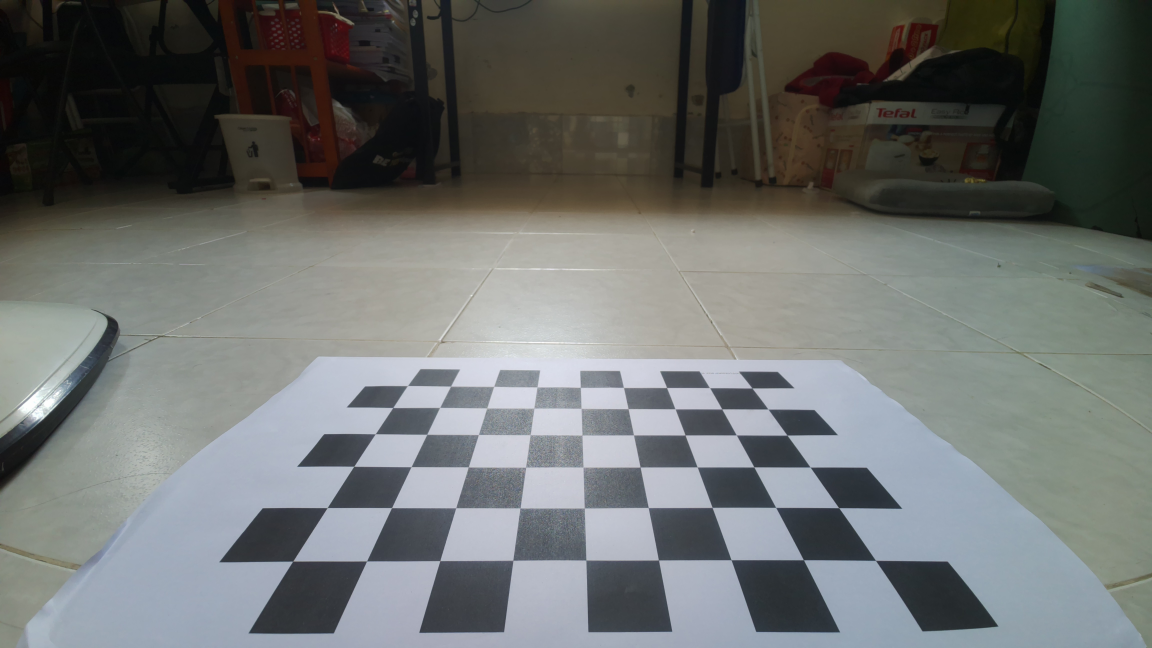
#> input picture scripts/camera_calibration/bev_ref.jpg, 4608 x 2592 px (shown at 1/4 size)
$ python perception_claude.py
#> lines starting #> are read from the running program, lines starting #| are printed output that depends on the picture; after the words box and inside, x2 and y2 are one past the last pixel; in counts of white or black regions, pixels touching at a corner belong together
import cv2
import numpy as np
import os

# ==========================================
# THÔNG SỐ CẤU HÌNH (GLOBAL VARIABLES)
# ==========================================

# Kích thước ảnh chạy realtime (Width, Height)
RUN_TIME_SIZE = (640, 360)

# --- SRC_POINTS ---
# 4 góc của checkerboard trên ảnh đã undistort + resize về RUN_TIME_SIZE
# Thứ tự BẮT BUỘC: Trái-Dưới, Phải-Dưới, Phải-Trên, Trái-Trên
# !! Chạy pick_points.py để lấy lại tọa độ này sau khi sửa undistort_frame !!
SRC_POINTS = np.float32([[87, 354], [553, 349], [433, 205], [207, 205]])

# --- DST_POINTS ---
# Tọa độ đích phải giữ ĐÚNG TỶ LỆ kích thước thực của checkerboard.
#
# Ví dụ board 8x5 ô, mỗi ô 3cm  →  24cm (ngang) x 15cm (dọc)
# Tỷ lệ ngang:dọc = 24:15 = 1.6
#
# Chọn chiều rộng dst = 320px  →  chiều cao dst = 320 / 1.6 = 200px
# Căn giữa theo chiều ngang của khung 640px: x_start = (640-320)/2 = 160
# Căn dưới theo chiều dọc  của khung 360px: y_bottom = 360, y_top = 360-200 = 160
#
# !! Nếu board của bạn khác kích thước, hãy tính lại theo công thức trên !!
_BEV_LEFT   = 160
_BEV_RIGHT  = 480   # rộng 320px
_BEV_BOTTOM = 360
_BEV_TOP    = 160   # cao  200px  (tỷ lệ 24:15)

DST_POINTS = np.float32([
    [_BEV_LEFT,  _BEV_BOTTOM],  # Trái  - Dưới
    [_BEV_RIGHT, _BEV_BOTTOM],  # Phải  - Dưới
    [_BEV_RIGHT, _BEV_TOP   ],  # Phải  - Trên
    [_BEV_LEFT,  _BEV_TOP   ],  # Trái  - Trên
])


# ==========================================
# PERCEPTION MODULE
# ==========================================
class PerceptionModule:
    def __init__(self, camera_matrix_file='camera_calib.npz'):
        """
        Khởi tạo module:
          1. Load intrinsic calibration (K, dist).
          2. Tính sẵn ma trận BEV (M) và nghịch đảo (M_inv).
        """
#> called with camera_matrix_file = 'camera_calib.npz'
        self.camera_matrix  = None
        self.dist_coeffs    = None
        self.new_camera_mtx = None   # Ma trận camera tối ưu (tính 1 lần)
        self._calib_src_size = None  # Kích thước ảnh lúc calib (để cache)

        # 1. Load Calibration
        if os.path.exists(camera_matrix_file):
            with np.load(camera_matrix_file) as data:
#> (reads scripts/camera_calibration/camera_calib.npz from the repository)
                self.camera_matrix = data['mtx']
                self.dist_coeffs   = data['dist']
            print(f"[INFO] Đã load Camera Calibration từ '{camera_matrix_file}'.")
        else:
            print("[WARNING] Không tìm thấy file calib. Ảnh sẽ KHÔNG được nắn thẳng!")

        # 2. Tính sẵn ma trận BEV
        self.M     = cv2.getPerspectiveTransform(SRC_POINTS, DST_POINTS)
        self.M_inv = cv2.getPerspectiveTransform(DST_POINTS, SRC_POINTS)
        print("[INFO] Đã tính sẵn ma trận BEV (M) và nghịch đảo (M_inv).")

    # ------------------------------------------------------------------
    # TÁC VỤ 1: UNDISTORT
    # ------------------------------------------------------------------
    def undistort_frame(self, frame):
        """
        Nắn thẳng ảnh fisheye/wide-angle.

        FIX so với phiên bản cũ:
          - KHÔNG crop ROI sau undistort.
          - Cache new_camera_mtx để tránh tính lại mỗi frame (tốc độ tốt hơn).
          - Trả về ảnh cùng kích thước với đầu vào → resize về RUN_TIME_SIZE
            ở bước sau sẽ KHÔNG bị stretch.
        """
        if self.camera_matrix is None:
            return frame

        h, w = frame.shape[:2]

        # Chỉ tính new_camera_mtx 1 lần cho kích thước ảnh này
        if self.new_camera_mtx is None or self._calib_src_size != (w, h):
            self.new_camera_mtx, _ = cv2.getOptimalNewCameraMatrix(
                self.camera_matrix, self.dist_coeffs, (w, h), alpha=0, newImgSize=(w, h)
            )
            # alpha=0: cắt sạch viền đen, giữ nguyên kích thước (w, h)
            self._calib_src_size = (w, h)

        undistorted = cv2.undistort(
            frame,
            self.camera_matrix,
            self.dist_coeffs,
            None,
            self.new_camera_mtx
        )
        return undistorted   # Kích thước vẫn là (w, h) — KHÔNG crop

    # ------------------------------------------------------------------
    # TÁC VỤ 2: ROI MASKING
    # ------------------------------------------------------------------
    def process_roi(self, frame):
        """
        Xóa (tô đen) vùng phía trên không liên quan (bầu trời, tường...).

        FIX so với phiên bản cũ:
          - Tự động tính ngưỡng Y từ SRC_POINTS thay vì hardcode y=180.
          - Thêm buffer để không cắt mất cạnh trên của checkerboard.
        """
        # Y nhỏ nhất trong SRC_POINTS = hàng cao nhất của vùng quan tâm
        top_y = int(np.min(SRC_POINTS[:, 1])) - 15  # buffer 15px
        top_y = max(0, top_y)                        # tránh âm

        masked = frame.copy()
        masked[0:top_y, :] = 0
        return masked

    # ------------------------------------------------------------------
    # TÁC VỤ 3: BIRD'S EYE VIEW
    # ------------------------------------------------------------------
    def get_bird_eye_view(self, frame):
        """
        Biến đổi perspective → góc nhìn từ trên xuống (BEV).
        Ma trận M đã được tính sẵn trong __init__ để tiết kiệm CPU.
        """
        bev = cv2.warpPerspective(
            frame, self.M, RUN_TIME_SIZE,
            flags=cv2.INTER_LINEAR
        )
        return bev

    # ------------------------------------------------------------------
    # TIỆN ÍCH: Chiếu điểm / đường từ BEV về ảnh gốc
    # ------------------------------------------------------------------
    def bev_to_original(self, points_bev):
        """
        Chiếu ngược tọa độ từ không gian BEV về ảnh gốc (dùng M_inv).

        Args:
            points_bev: np.array shape (N, 2), dtype float32

        Returns:
            np.array shape (N, 2) tọa độ trên ảnh gốc (sau undistort+resize)
        """
        pts = points_bev.reshape(-1, 1, 2).astype(np.float32)
        pts_orig = cv2.perspectiveTransform(pts, self.M_inv)
        return pts_orig.reshape(-1, 2)

    # ------------------------------------------------------------------
    # PIPELINE ĐẦY ĐỦ (tiện gọi 1 lần)
    # ------------------------------------------------------------------
    def full_pipeline(self, raw_frame):
        """
        Chạy toàn bộ pipeline: Undistort → Resize → ROI → BEV.

        Returns:
            img_roi (np.array): Ảnh sau undistort + masking (cùng RUN_TIME_SIZE)
            img_bev (np.array): Ảnh BEV (cùng RUN_TIME_SIZE)
        """
        # Bước 1: Nắn thẳng (giữ nguyên kích thước gốc)
        img_undist = self.undistort_frame(raw_frame)

        # Bước 2: Resize về kích thước chạy thực tế
        img_resized = cv2.resize(img_undist, RUN_TIME_SIZE)

        # Bước 3: Masking ROI (tô đen vùng không liên quan)
        img_roi = self.process_roi(img_resized)

        # Bước 4: Biến đổi BEV
        img_bev = self.get_bird_eye_view(img_roi)

        return img_roi, img_bev


# ==========================================
# KHỐI LỆNH TEST MODULE
# ==========================================
if __name__ == "__main__":
    vision = PerceptionModule('camera_calib.npz')

    img_bgr = cv2.imread('bev_ref.jpg')
#> img_bgr is the input picture: shape (2592, 4608, 3); mean B, G, R 109, 110.7, 107.7
    if img_bgr is None:
        print("[ERROR] Không tìm thấy file 'bev_ref.jpg'!")
        exit(1)

    img_roi, img_bev = vision.full_pipeline(img_bgr)
#> in undistort_frame, `undistorted = cv2.undistort( frame, self.camera_matrix, self.dist_coef..`:
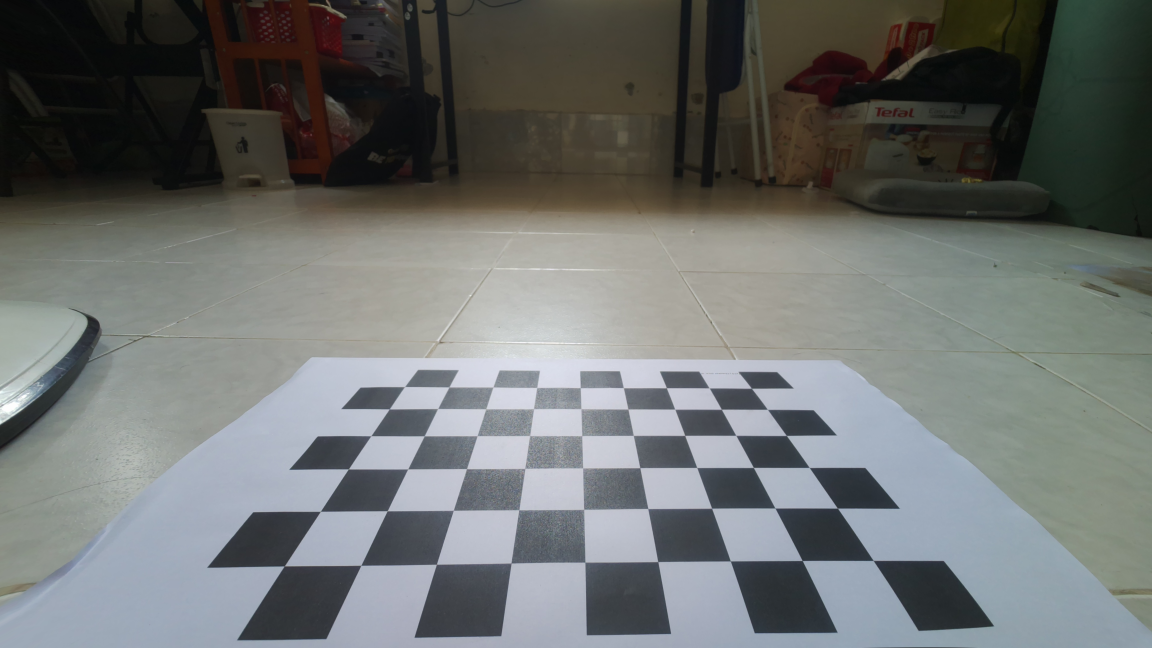
#> undistorted: shape (2592, 4608, 3) (shown at 1/4 size); mean B, G, R 109.8, 111.3, 108.3
#> in full_pipeline, `img_resized = cv2.resize(img_undist, RUN_TIME_SIZE)`:
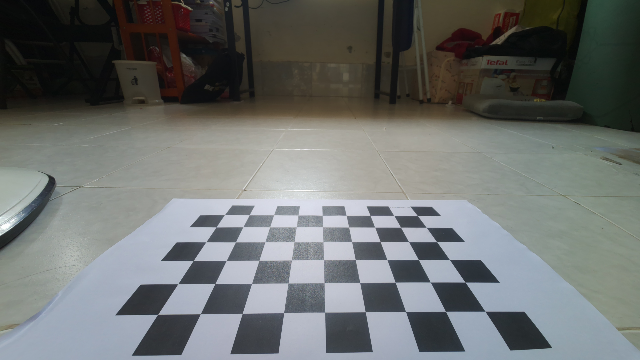
#> img_resized: shape (360, 640, 3); mean B, G, R 109.8, 111.3, 108.2
#> in process_roi, `masked[0:top_y, :] = 0`:
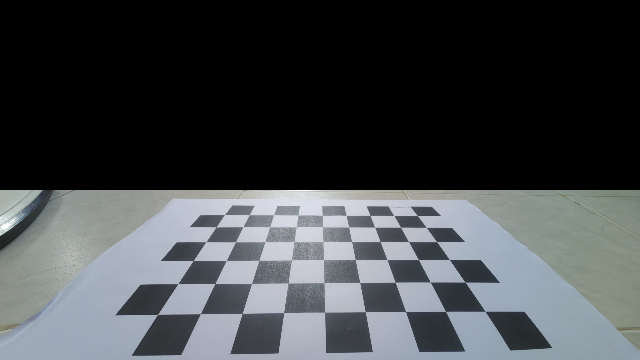
#> masked: shape (360, 640, 3); mean B, G, R 72.4, 69.6, 66.1

    # Vẽ SRC_POINTS lên ảnh ROI để kiểm tra điểm đã chọn có đúng không
    debug_roi = img_roi.copy()
    labels = ["1:TL-Duoi", "2:Phai-Duoi", "3:Phai-Tren", "4:Trai-Tren"]
    for i, (x, y) in enumerate(SRC_POINTS):
        cv2.circle(debug_roi, (int(x), int(y)), 6, (0, 0, 255), -1)
        cv2.putText(debug_roi, labels[i], (int(x)+8, int(y)-8),
                    cv2.FONT_HERSHEY_SIMPLEX, 0.45, (0, 255, 0), 1)
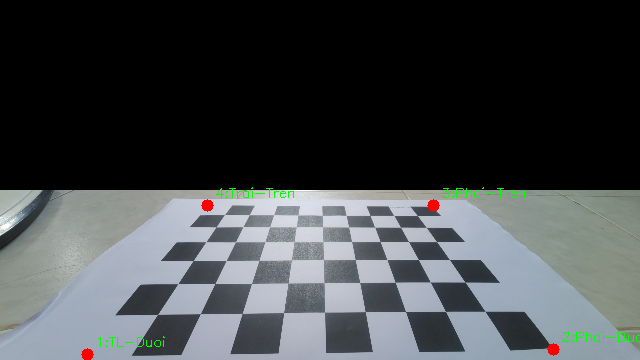
#> debug_roi: shape (360, 640, 3); 0.47% of pixels changed, all inside (x1, y1, x2, y2) = (81, 187, 640, 360)
    pts = SRC_POINTS.astype(np.int32).reshape((-1, 1, 2))
    cv2.polylines(debug_roi, [pts], isClosed=True, color=(255, 0, 0), thickness=2)
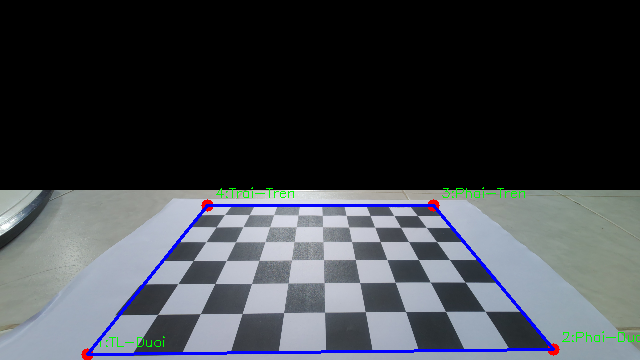
#> debug_roi: shape (360, 640, 3); 1.43% of pixels changed, all inside (x1, y1, x2, y2) = (86, 204, 555, 356)

    # Vẽ DST_POINTS lên ảnh BEV để kiểm tra vùng đích
    debug_bev = img_bev.copy()
    for i, (x, y) in enumerate(DST_POINTS):
        cv2.circle(debug_bev, (int(x), int(y)), 6, (0, 0, 255), -1)
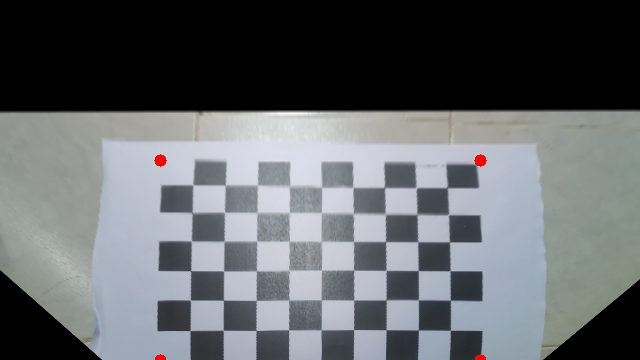
#> debug_bev: shape (360, 640, 3); mean B, G, R 105.8, 102.7, 99.1
    dst_pts = DST_POINTS.astype(np.int32).reshape((-1, 1, 2))
    cv2.polylines(debug_bev, [dst_pts], isClosed=True, color=(0, 255, 255), thickness=2)
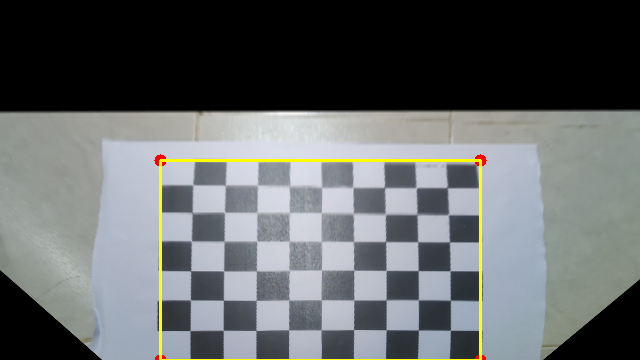
#> debug_bev: shape (360, 640, 3); 1.07% of pixels changed, all inside (x1, y1, x2, y2) = (159, 159, 482, 360)

    cv2.imwrite('result_1_roi.jpg',   img_roi)
    cv2.imwrite('result_2_bev.jpg',   img_bev)
    cv2.imwrite('debug_1_roi.jpg',    debug_roi)
    cv2.imwrite('debug_2_bev.jpg',    debug_bev)

    print("[INFO] Đã xuất 4 file:")
    print("       result_1_roi.jpg  — ROI sau undistort")
    print("       result_2_bev.jpg  — Bird's Eye View")
    print("       debug_1_roi.jpg   — ROI + SRC_POINTS (kiểm tra điểm click)")
    print("       debug_2_bev.jpg   — BEV  + DST_POINTS (kiểm tra vùng đích)")
    print()
    print("[TIPS] Nếu BEV các ô vuông chưa đều:")
    print("       1. Chạy lại pick_points.py để lấy SRC_POINTS mới.")
    print("       2. Kiểm tra tỷ lệ DST_POINTS có khớp kích thước board thực không.")
